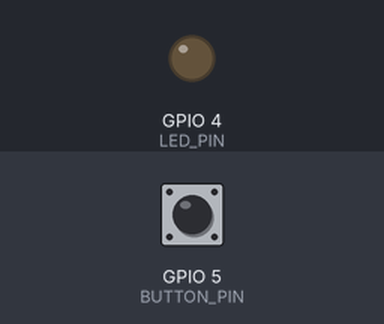
A sketch run on a simulated ESP8266 (Wemos D1 mini). Shown: output pins drawn as LEDs (lit = HIGH). The inputs (shaded band) are chosen by the test bench; at power-on: GPIO 5 (BUTTON_PIN) LOW. WiFi joins after 1.5 s; servers stay silent unless stated.

Above: at 3.0 s.
3.1 s: GPIO 5 (BUTTON_PIN) pulled HIGH for 0.15 s
At 3.2 s:
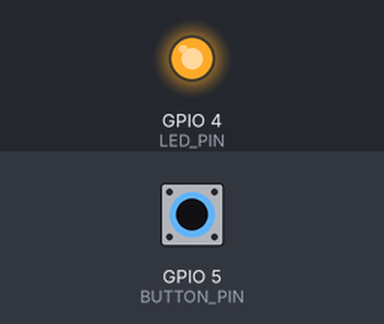
Timing chart, 0 to 6.1 s (numbered marks = the images above; inputs shaded):
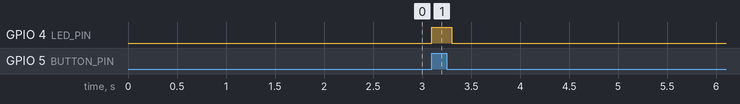

The sketch:

blynk_TWO.ino
```cpp
//Arduino Sketch for Toms "DenkeLicht"
//just put you Wifi Data and the API_Token from Blynk in the "own_data.h" an flash it on your Wemos D1
//and you need to install the "BLYNK Libary"

#include "own_data.h"

#define BLYNK_PRINT Serial

#include <ESP8266WiFi.h>
#include <BlynkSimpleEsp8266.h>

char auth[] = "SECRET_TOKEN_FROM_TWO";

char ssid[] = "SECRET_SSID";
char pass[] = "SECRET_PASS";

#define LED_PIN 4
#define BUTTON_PIN 5

unsigned long lightTimerExpires;
boolean lightTimerActive = false;

boolean sendLight = false;

WidgetBridge bridge1(V1);

BLYNK_WRITE(V5)
{
  if (param.asInt() == 1000)
  {
    digitalWrite(LED_PIN, HIGH);
    lightTimerActive = true;
    lightTimerExpires = millis() + (5 * 1000 * 60);
  }
}

BLYNK_CONNECTED() {
  bridge1.setAuthToken("SECRET_TOKEN_FROM_ONE");
}

ICACHE_RAM_ATTR void handleInterrupt()
{
  sendLight = true;
}

void setup()
{
  Serial.begin(9600);
  pinMode(BUTTON_PIN, INPUT);
  attachInterrupt(digitalPinToInterrupt(BUTTON_PIN), handleInterrupt, RISING);

  pinMode(LED_PIN, OUTPUT);
  Blynk.begin(auth, ssid, pass);
}

void loop()
{
  Blynk.run();

  if (sendLight == true)
  {
    bridge1.virtualWrite(V4, 1000);
    if(digitalRead(LED_PIN) == true)
    {
      digitalWrite(LED_PIN, LOW);
    }
    else
    {
      digitalWrite(LED_PIN, HIGH);
    }
    delay(200);
    bridge1.virtualWrite(V4, 0);
    if(digitalRead(LED_PIN) == true)
    {
      digitalWrite(LED_PIN, LOW);
    }
    else
    {
      digitalWrite(LED_PIN, HIGH);
    }
    sendLight = false;
  }

  if (lightTimerActive && millis() > lightTimerExpires)
  {
    lightTimerActive = false;
    digitalWrite(LED_PIN, LOW);
  }
}
```

own_data.h
```cpp
#define SECRET_SSID "PUT HERE THE SSID OF THE WIFI FROM THE SECOND LIGHT"

#define SECRET_PASS "PUT HERE THE PASSWORD OF THE WIFI FROM THE SECOND LIGHT"

#define SECRET_TOKEN_FROM_ONE "PUT HERE THE TOKEN OF THE FIRST LIGHT"

#define SECRET_TOKEN_FROM_TWO "PUT HERE THE TOKEN OF THE SECOND LIGHT"
```

Measured:
- after the input at 3.1 s, GPIO 4 (LED_PIN): LOW → HIGH at once, → LOW 0.20 s later
